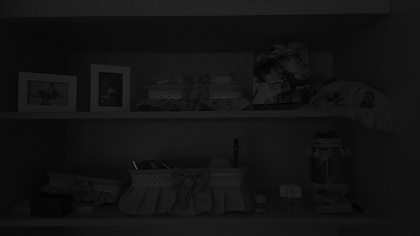
%> input picture class/histogram.jpg, 420 x 236 px, shrunk from 1000 x 563 before the run
$ octave p12.m   (GNU Octave 9; MATLAB toolbox functions it lacks are replaced by stand-ins)
%> lines starting %> are read from the running program, lines starting %| are printed output that depends on the picture
clc;
close all;
clear all;

image = imread("histogram.jpg");
%> image is the input picture: size 236x420 uint8; min 0, max 86, mean 18.6
%imhist(image);

image2 = image;

pixel_histogram = zeros(1, 256);
pixel_cdf = zeros(1, 256);
new_value = zeros(1, 256);

image_size = size(image);
%> image_size = [236 420]

for i = 1 : image_size(1, 1)
    for j = 1 : image_size(1, 2)
        pixel_histogram(1, image(i,j) + 1) = pixel_histogram(1, image(i,j) + 1) + 1;
        % pixel_histogram(1, image(i,j) + 1) += 1;
    end
end
%> after the loop, pixel_histogram = 256 values, max 6797 at index 16, min 0 at index 48, mean 387.2

pixel_cdf(1, 1) = pixel_histogram(1, 1);
min_cdf = pixel_cdf(1, 1);
%> min_cdf = 3
max_cdf = pixel_cdf(1, 1);
%> max_cdf = 3

for i = 2 : 256
   pixel_cdf(1, i) = pixel_cdf(1, i - 1) + pixel_histogram(1, i);

   if( pixel_cdf(1, i) > max_cdf )
       max_cdf = pixel_cdf(1, i);
   end

   if( pixel_cdf(1, i) < min_cdf )
       min_cdf = pixel_cdf(1, i);
   end
end
%> this loop made 255 passes
%> max_cdf on passes 1 to 12: 23, 62, 146, 319, 605, 1085, 1647, 2678, 5438, 10113, 14746, 20316
%> after the loop, max_cdf = 99120; pixel_cdf = 256 values from 3 to 99120

for i = 1 : 256
    new_value(1, i) = round( ( ( pixel_cdf(1,i) - min_cdf ) / ( max_cdf - min_cdf ) ) * 255 );
end
%> after the loop, new_value = 256 values from 0 to 255

for i = 1 : image_size(1, 1)
    for j = 1 : image_size(1, 2)
        image2(i, j) = new_value(1, image2(i, j) + 1);
    end
end
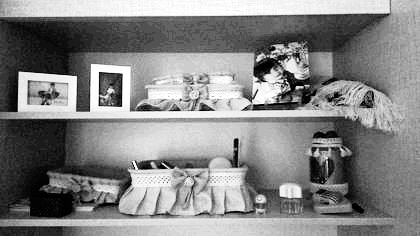
%> image2: size 236x420 uint8; min 0, max 255, mean 133

figure;
imshow(image);

figure;
imshow(image2);
